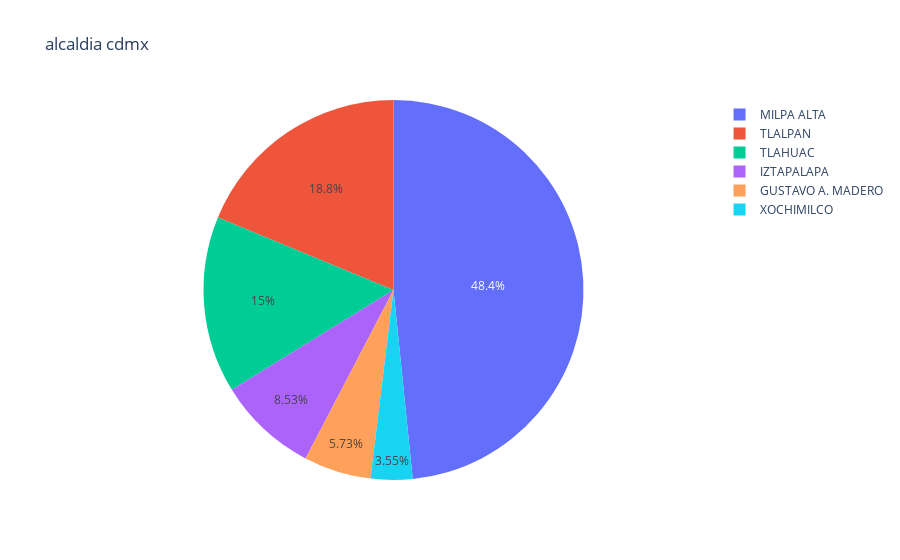

Notebook cell for this chart:
### Code cell
fig = px.pie( values=rain['alcaldia'].value_counts(), names=rain['alcaldia'].value_counts().index, title='alcaldia cdmx')
fig.show()

### Figure 1 — Plotly figure (JSON) as saved in the notebook; plotly's stock layout.template omitted (floating-point values rounded to 4 significant figures)
{"data": [{"domain": {"x": [0, 1], "y": [0, 1]}, "hovertemplate": "label=%{label}<br>value=%{value}<extra></extra>", "labels": ["MILPA ALTA", "TLALPAN", "TLAHUAC", "IZTAPALAPA", "GUSTAVO A. MADERO", "XOCHIMILCO"], "legendgroup": "", "name": "", "showlegend": true, "type": "pie", "values": [7714, 2992, 2398, 1360, 913, 566]}], "layout": {"legend": {"tracegroupgap": 0}, "title": {"text": "alcaldia cdmx"}}}
